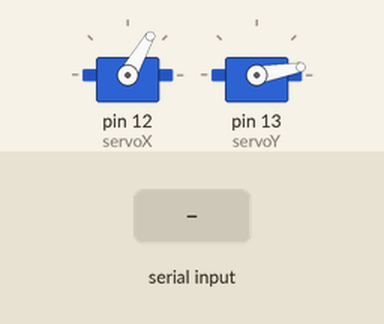
Recording of a sketch running on a simulated Arduino Uno, built with avr-gcc and run on an emulated ATmega328P. Shown: 2 × servo. Inputs (shaded band) come from the test bench. What the sketch prints to the serial monitor is not drawn.

Above: at 1.2 s.
1.3 s: "NOD\n" received over Serial
At 2.5 s:
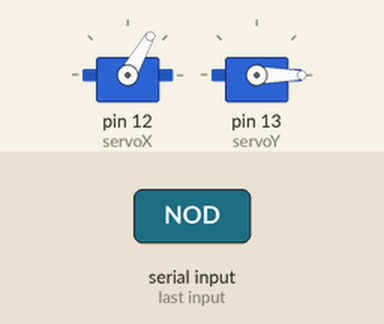
3.7 s: "SHAKE\n" received over Serial
At 3.83 s:
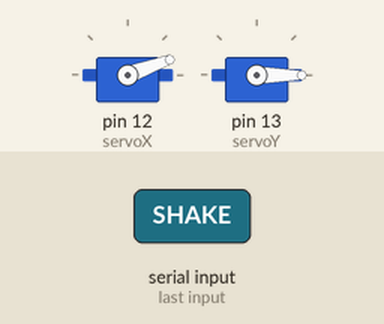
6.7 s: "DANCE\n" received over Serial
At 7.15 s:
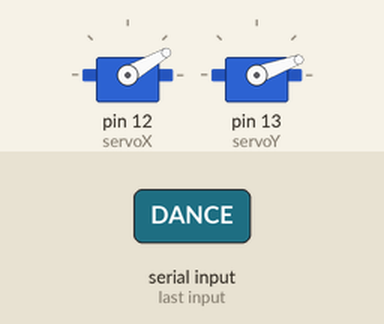
9.7 s: "LOOKDOWN\n" received over Serial
12.7 s: "LEFT\n" received over Serial
At 13.1 s:
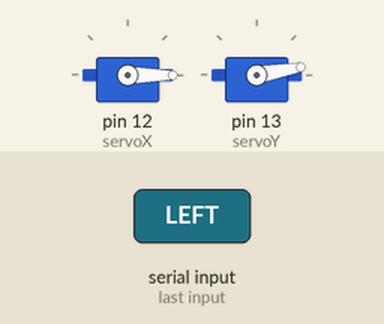
14.8 s: "RIGHT\n" received over Serial
At 15.2 s:
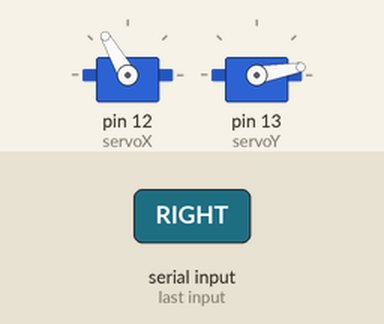
Timing chart, 0 to 17.8 s (numbered marks = the images above; inputs shaded):
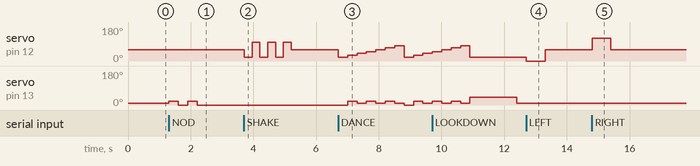

Measured:
- after the input at 1.3 s, servo on pin 13 (servoY): alternates 20° for 0.30 s and 0° for 0.30 s, 4 changes in all, then stays 0°, starting at once
- after the input at 3.7 s, servo on pin 12 (servoX): 60° → 20° at once, then repeats every 0.50 s: 100° 0.25 s, 20° 0.25 s, until it stays 60° from 5.2 s
- after the input at 6.7 s, servo on pin 12 (servoX): 60° → 20° at once, → 30° 0.30 s later, → 40° 0.30 s later, → 50° 0.30 s later, … (10 changes in this stretch); servo on pin 13 (servoY): 0° → 20° after 0.31 s, → 10° 0.30 s later, → 20° 0.30 s later, → 10° 0.30 s later, … (9 changes in this stretch)
- after the input at 12.7 s, servo on pin 12 (servoX): 20° → 0° at once, → 60° 0.60 s later
- after the input at 14.8 s, servo on pin 12 (servoX): 60° → 120° at once, → 60° 0.60 s later

The sketch:

devduck_controller.ino
```cpp
#include <Servo.h>

Servo servoX;  // X-axis servo (side-to-side)
Servo servoY;  // Y-axis servo (up-down)

void setup() {
  servoX.attach(12);
  servoY.attach(13);

  servoX.write(60);  // neutral center position
  servoY.write(10);  // slight up
  Serial.begin(9600);

  Serial.println("Duck ready! Type commands: NOD, SHAKE, DANCE, DANCEAGAIN, LOOKUP, LOOKDOWN, LEFT, RIGHT, SURPRISE");
}

// --- Helper functions ---
void nod(int times = 2) {
  for (int i = 0; i < times; i++) {
    servoY.write(20); delay(300);
    servoY.write(0);  delay(300);
  }
}

void shake(int times = 3) {
  for (int i = 0; i < times; i++) {
    servoX.write(20);  delay(250);
    servoX.write(100); delay(250);
  }
  servoX.write(60); // reset center
}

void lookUp() {
  servoY.write(-50);   // head up
  delay(600);
  servoY.write(0);  // back to neutral
}

void lookDown() {
  servoY.write(40);  // head down
  delay(1500);
  servoY.write(10);  // back to neutral
}

void lookLeft() {
  servoX.write(0);
  delay(600);
  servoX.write(60);
}

void lookRight() {
  servoX.write(120);
  delay(600);
  servoX.write(60);
}

void dance() {
  // A little wiggle routine
  for (int i = 0; i < 2; i++) {
    servoX.write(20);  servoY.write(0);  delay(300);
    servoX.write(30); servoY.write(20); delay(300);
    servoX.write(40);  servoY.write(10); delay(300);
    servoX.write(50); servoY.write(20); delay(300);
    servoX.write(60);  servoY.write(10); delay(300);
    servoX.write(70); servoY.write(20); delay(300);
    servoX.write(80);  servoY.write(10); delay(300);
  }
  servoX.write(20); servoY.write(0);
}

void surprise() {
  // sudden head lift
  servoY.write(0);
  delay(300);

  // frantic shakes
  for (int i = 0; i < 3; i++) {
    servoX.write(20); delay(150);
    servoX.write(100); delay(150);
  }

  // quick double-nod
  for (int i = 0; i < 2; i++) {
    servoY.write(25); delay(200);
    servoY.write(5);  delay(200);
  }

  // quick glance left-right like "what happened?!"
  servoX.write(20); delay(200);
  servoX.write(100); delay(200);
  servoX.write(60);  // back to center

  // settle back to neutral
  servoY.write(10);
}

void danceAgain() {
  // Shake left/right while nodding
  for (int i = 0; i < 3; i++) {
    servoX.write(20);  servoY.write(20); delay(250);  // left + down
    servoX.write(100); servoY.write(0);  delay(250);  // right + up
  }
  // return to neutral
  servoX.write(60);
  servoY.write(10);
}

// --- Main loop listens for serial commands ---
void loop() {
  if (Serial.available()) {
    String cmd = Serial.readStringUntil('\n');
    cmd.trim();
    cmd.toUpperCase();

    if (cmd == "NOD") nod();
    else if (cmd == "SHAKE") shake();
    else if (cmd == "DANCE") dance();
    else if (cmd == "LOOKUP") lookUp();
    else if (cmd == "LOOKDOWN") lookDown();
    else if (cmd == "LEFT") lookLeft();
    else if (cmd == "RIGHT") lookRight();
    else if (cmd == "SURPRISE") surprise();
    else if (cmd == "DANCEAGAIN") danceAgain();
    else Serial.println("Unknown command: " + cmd);
  }
}
```
